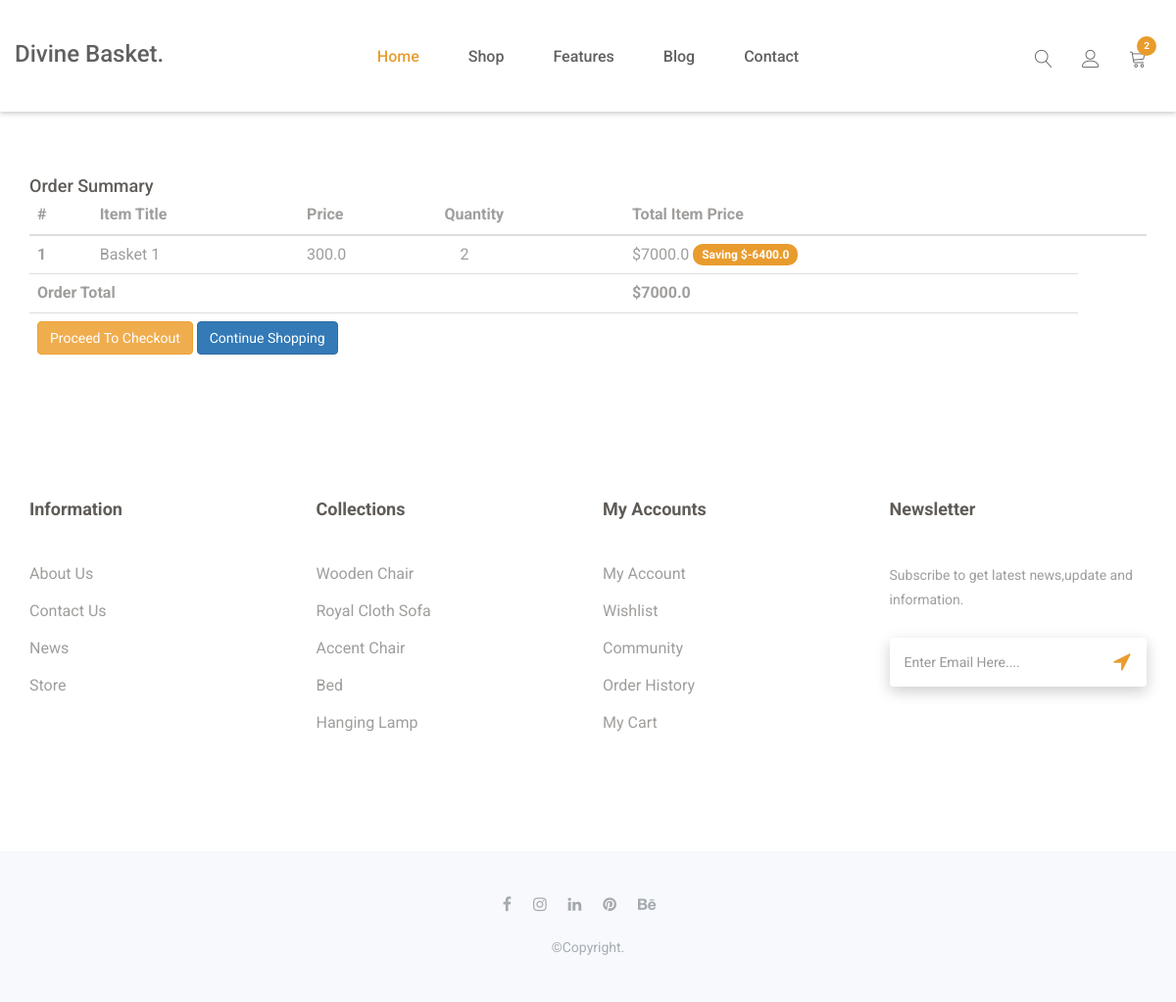
The page /cart (signed in) on the database as committed earlier.
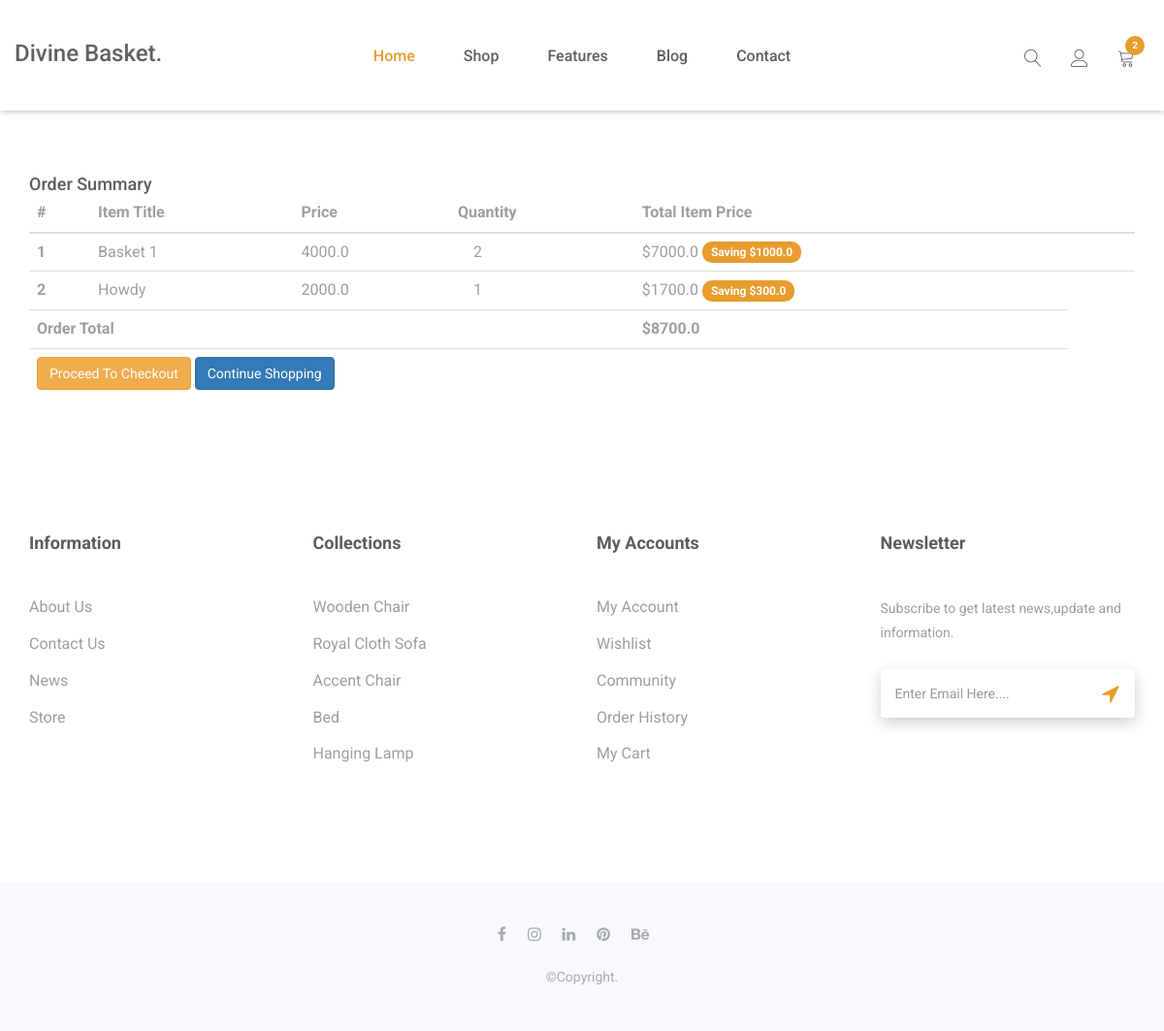
The same page on the database as committed later.
### core/models.py (models this page shows, shortened)
class OrderItem(models.Model):
    user = models.ForeignKey(User, on_delete=models.CASCADE)
    ordered = models.BooleanField(default=False)
    item = models.ForeignKey(Item, on_delete=models.CASCADE)
    quantity = models.IntegerField(default=1)
    def get_total_item_price(self):
        return self.quantity * self.item.price
    def get_total_discount_item_price(self):
        return self.quantity * self.item.discount_price
    def get_amount_saved(self):
        return self.get_total_item_price() - self.get_total_discount_item_price()
    def get_final_price(self):
        if self.item.discount_price:
            return self.get_total_discount_item_price()
        return self.get_total_item_price()

class Item(models.Model):
    title =  models.CharField(max_length=200)
    price = models.FloatField(null=True, blank=True)
    discount_price = models.FloatField(blank=True, null=True)
    category = models.CharField(max_length=20)
    slug = AutoSlugField(populate_from='title',unique_with='created_at__month',slugify=custom_slugify)
    description = models.TextField()
    image = models.ImageField(upload_to='item', null=True, blank=True)
    new = models.BooleanField(default=False)
    featured = models.BooleanField(default=False)
    created_at = models.DateTimeField(auto_now_add=True)
    class Meta:
        ordering = ['-id']

class Order(models.Model):
    user = models.ForeignKey(User, on_delete=models.CASCADE)
    ref_code = models.CharField(max_length=20, blank=True, null=True)
    items = models.ManyToManyField(OrderItem)
    start_date = models.DateTimeField(auto_now_add=True)
    ordered_date = models.DateTimeField()
    ordered = models.BooleanField(default=False)
    def get_total(self):
        total = 0
        for order_item in self.items.all():
            total += order_item.get_final_price()
        return total

### core/views.py (the view)
# urls.py: path("cart", views.cartPage, name="cart"),
@login_required
def cartPage(request):
    try:
        order = models.Order.objects.get(user=request.user, ordered=False)
        context = {
            'object': order
        }
        return render(request, 'cart.html', context)
    except ObjectDoesNotExist:
        messages.warning(request, "You do not have an active order")
        return redirect("/")

### templates/cart.html (shortened to what this page needs)
{% extends 'layout.html' %}
{% load humanize %}
{% load static %}
{% block content %}
  <main>
    <div class="container">
    <div class="table-responsive text-nowrap">
    <h2>Order Summary</h2>
    <table class="table">
        <thead>
        <tr>
            <th scope="col">#</th>
            <th scope="col">Item title</th>
            <th scope="col">Price</th>
            <th scope="col">Quantity</th>
            <th scope="col">Total Item Price</th>
            <th></th>
        </tr>
        </thead>
        <tbody>
        {% for order_item in object.items.all %}
        <tr>
            <th scope="row">{{ forloop.counter }}</th>
            <td>{{ order_item.item.title }}</td>
            <td>{{ order_item.item.price }}</td>
            <td>
                <a href="{% url 'core:remove-single-item-from-cart' order_item.item.slug %}"><i class="fas fa-minus mr-2"></i></a>
                {{ order_item.quantity }}
                <a href="{% url 'core:add-to-cart' order_item.item.slug %}"><i class="fas fa-plus ml-2"></i></a>
            </td>
            <td>
            {% if order_item.item.discount_price %}
                ${{ order_item.get_total_discount_item_price }}
                <span class="badge badge-primary">Saving ${{ order_item.get_amount_saved }}</span>
            {% else %}
                ${{ order_item.get_total_item_price }}
            {% endif %}
            </td>
            <td>
            <a style='color: red;' href="{% url 'core:remove-from-cart' order_item.item.slug %}">
                <i class="fas fa-trash float-right"></i>
            </a>
            </td>
        </tr>
        {% endfor %}
        {% if object.get_total %}
        <tr>
            <td colspan="4"><b>Order Total</b></td>
            <td><b>${{ object.get_total }}</b></td>
        </tr>
        <tr>
            <td colspan="5">
            <a class='btn btn-warning float-right ml-2' href='/checkout/'>Proceed to checkout</a>
            <a class='btn btn-primary float-right' href='/'>Continue shopping</a>
            </td>
        </tr>
        {% endif %}
        </tbody>
    </table>
    </div>
    </div>
  </main>
{% endblock content %}

### templates/layout.html (shortened to what this page needs)
{% load static %}
<!doctype html>
<html class="no-js" lang="en">
    <head>
        <link rel="stylesheet" href="{% static 'css/font-awesome.min.css' %}">
		<link rel="stylesheet" href="{% static 'css/linearicons.css' %}">
        <link rel="stylesheet" href="{% static 'css/animate.css' %}">
        <link rel="stylesheet" href="{% static 'css/owl.carousel.min.css' %}">
		<link rel="stylesheet" href="{% static 'css/owl.theme.default.min.css' %}">
        <link rel="stylesheet" href="{% static 'css/bootstrap.min.css' %}">
		<link rel="stylesheet" href="{% static 'css/bootsnav.css' %}" >
        <link rel="stylesheet" href="{% static 'css/style.css' %}">
        <link rel="stylesheet" href="{% static 'css/responsive.css' %}">
    </head>
	<body>
		{% block navigation %}
		<header id="home" class="welcome-hero">
			<div class="top-area">
				<div class="header-area">
				    <nav class="navbar navbar-default bootsnav  navbar-sticky navbar-scrollspy "  data-minus-value-desktop="70" data-minus-value-mobile="55" data-speed="1000" style="background-color: #fff;box-shadow: 0 2px 5px rgb(0 0 0 / 20%);">
				        <div class="container">
				            <div class="attr-nav">
				                <ul>
				                	<li class="search">
				                		<a href="#"><span class="lnr lnr-magnifier"></span></a>
				                	</li>
									<li class="dropdown">
				                        <a href="#" class="dropdown-toggle" data-toggle="dropdown" >
				                            <span class="lnr lnr-user"></span>
				                        </a>
				                    </li>
				                    <li class="">
				                        <a href="{% url 'core:cart' %}">
				                            <span class="lnr lnr-cart"></span>
											<span class="badge badge-bg-1">2</span>
				                        </a>
				                    </li>
				                </ul>
				            </div>
				            <div class="navbar-header">
				                <a class="navbar-brand" href="{% url 'core:index' %}">Divine Basket.</a>
				            </div>
				            <div class="collapse navbar-collapse menu-ui-design" id="navbar-menu">
				                <ul class="nav navbar-nav navbar-center" data-in="fadeInDown" data-out="fadeOutUp">
				                    <li class="active"><a href="{% url 'core:index' %}">home</a></li>
				                    <li class=""><a href="{% url 'core:shop' %}">shop</a></li>
				                    <li class=""><a href="">features</a></li>
				                    <li class=""><a href="">blog</a></li>
				                    <li class=""><a href="">contact</a></li>
				                </ul>
				            </div>
				        </div>
				    </nav>
				</div>
			</div>
		</header>
<div style="height: 180px;"></div>
{% endblock navigation %}
 		{%block content%}
	{%endblock content%}
<section id="newsletter" class="newsletter">
	<div class="container">
		<div class="hm-footer-details">
			<div class="row">
				<div class=" col-md-3 col-sm-6 col-xs-12">
					<div class="hm-footer-widget">
						<div class="hm-foot-title">
							<h4>information</h4>
						</div>
						<div class="hm-foot-menu">
							<ul>
								<li><a href="#">about us</a></li>
								<li><a href="#">contact us</a></li>
								<li><a href="#">news</a></li>
								<li><a href="#">store</a></li>
							</ul>
						</div>
					</div>
				</div>
				<div class=" col-md-3 col-sm-6 col-xs-12">
					<div class="hm-footer-widget">
						<div class="hm-foot-title">
							<h4>collections</h4>
						</div>
						<div class="hm-foot-menu">
							<ul>
								<li><a href="#">wooden chair</a></li>
								<li><a href="#">royal cloth sofa</a></li>
								<li><a href="#">accent chair</a></li>
								<li><a href="#">bed</a></li>
								<li><a href="#">hanging lamp</a></li>
							</ul>
						</div>
					</div>
				</div>
				<div class=" col-md-3 col-sm-6 col-xs-12">
					<div class="hm-footer-widget">
						<div class="hm-foot-title">
							<h4>my accounts</h4>
						</div>
						<div class="hm-foot-menu">
							<ul>
								<li><a href="#">my account</a></li>
								<li><a href="#">wishlist</a></li>
								<li><a href="#">Community</a></li>
								<li><a href="#">order history</a></li>
								<li><a href="{% url 'core:cart' %}">my cart</a></li>
							</ul>
						</div>
					</div>
				</div>
				<div class=" col-md-3 col-sm-6  col-xs-12">
					<div class="hm-footer-widget">
						<div class="hm-foot-title">
							<h4>newsletter</h4>
						</div>
						<div class="hm-foot-para">
							<p>
								Subscribe to get latest news,update and information.
							</p>
						</div>
						<div class="hm-foot-email">
							<div class="foot-email-box">
								<input type="text" class="form-control" placeholder="Enter Email Here....">
							</div>
							<div class="foot-email-subscribe">
								<span><i class="fa fa-location-arrow"></i></span>
							</div>
						</div>
					</div>
				</div>
			</div>
		</div>
	</div>
</section>
		<footer id="footer"  class="footer">
			<div class="container">
				<div class="hm-footer-copyright text-center">
					<div class="footer-social">
						<a href="#"><i class="fa fa-facebook"></i></a>
						<a href="#"><i class="fa fa-instagram"></i></a>
						<a href="#"><i class="fa fa-linkedin"></i></a>
						<a href="#"><i class="fa fa-pinterest"></i></a>
						<a href="#"><i class="fa fa-behance"></i></a>
					</div>
					<p>
						&copy;copyright.
					</p>
				</div>
			</div>
        </footer>
    </body>
</html>

### static/css/bootsnav.css (style rules this page uses)
nav.bootsnav .container { position: relative; }
nav.navbar.bootsnav { margin-bottom: 0; -moz-border-radius: 0px; -webkit-border-radius: 0px; -o-border-radius: 0px; border-radius: 0px; background-color: #fff; border: none; border-bottom: solid 1px #e0e0e0; z-index: 9; }
nav.navbar.bootsnav ul.nav > li > a { color: #6f6f6f; background-color: transparent; outline: none; margin-bottom: -2px; }
nav.navbar.bootsnav ul.nav li.megamenu-fw > a:hover, nav.navbar.bootsnav ul.nav li.megamenu-fw > a:focus, nav.navbar.bootsnav ul.nav li.active > a:hover, nav.navbar.bootsnav ul.nav li.active > a:focus, nav.navbar.bootsnav ul.nav li.active > a { background-color: transparent; }
.attr-nav { float: right; display: inline-block; margin-left: 13px; margin-right: -15px; }
.attr-nav > ul { padding: 0; margin: 0 0 -7px 0; list-style: none; display: inline-block; }
.attr-nav > ul > li { float: left; display: block; }
.attr-nav > ul > li > a { color: #6f6f6f; display: block; padding: 28px 15px; position: relative; }
.attr-nav > ul > li > a span.badge { position: absolute; top: 50%; margin-top: -15px; right: 5px; font-size: 10px; padding: 0; width: 15px; height: 15px; padding-top: 2px; }
body { -webkit-transition: all 0.3s ease-in-out; -moz-transition: all 0.3s ease-in-out; -o-transition: all 0.3s ease-in-out; -ms-transition: all 0.3s ease-in-out; transition: all 0.3s ease-in-out; }
.wrap-sticky nav.navbar.bootsnav { position: absolute; width: 100%; left: 0; top: 0; }
@media (min-width: 1024px) { nav.navbar.bootsnav ul.nav > li > a { padding: 30px 15px; font-weight: 600; } }
@media (min-width: 1024px) { nav.navbar.bootsnav.menu-center .container { position: relative; } }
@media (min-width: 1024px) { nav.navbar.bootsnav.menu-center ul.nav.navbar-center { float:none; margin: 0 auto; display: table; table-layout: fixed; } }
@media (min-width: 1024px) { nav.navbar.bootsnav.menu-center .navbar-header, nav.navbar.bootsnav.menu-center .attr-nav { position: absolute; } }
@media (min-width: 1024px) { nav.navbar.bootsnav.menu-center .attr-nav { right: 15px; } }

Rows that differ between the two databases and show on the page:
changed through a linked row, OrderItem "Basket 1": item.price "300.0" → "4000.0"; get_amount_saved "-6400.0" → "1000.0"
added OrderItem: item "Howdy", item.price "2000.0", quantity "1", get_total_discount_item_price "1700.0", get_amount_saved "300.0"
changed through a linked row, Order: get_total "7000.0" → "8700.0"
